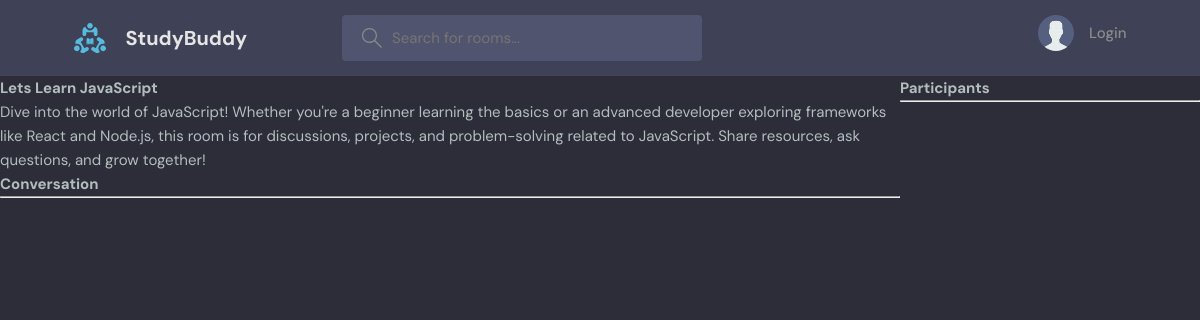
The page /room/1/ on the database its author committed.
### base/models.py (models this page shows, shortened)
class Room(models.Model):
    host=models.ForeignKey(User,on_delete=models.SET_NULL,null=True)
    topic=models.ForeignKey(Topic,on_delete=models.SET_NULL,null=True)
    name=models.CharField(max_length=200)
    description=models.TextField(null=True,blank=True)
    participants=models.ManyToManyField(User,related_name='participants',blank=True)
    updated=models.DateTimeField(auto_now=True)
    created=models.DateTimeField(auto_now_add=True)
    class Meta:
        ordering=['-updated','-created']

### base/views.py (the view, shortened to what this page needs)
# urls.py: path('room/<int:pk>/',views.room,name='room'),
def room(request,pk):
    room=Room.objects.get(id=pk) # get the room having id=pk
    room_messages=room.message_set.all().order_by('-created')
    participants=room.participants.all() # to get all the participants
    print(room_messages)
    context = {'room': room, 'room_messages': room_messages,'participants':participants}
    return render(request,'base/room.html',context)

### base/templates/base/room.html (shortened to what this page needs)
{% extends 'main.html'%}
{% block content %}
<div class="room-container">
    <div>
        <h1>{{room.name}}</h1>
        <p>{{room.description}}</p>
        <div class="comment-wrapper">
            <h3>Conversation</h3>
            <hr>
        </div>
    </div>
    <div>
        <h3>Participants</h3>
        <hr>
    </div>
</div>
{% endblock %}

### static/styles/main.css (style rules this page uses)
:root { --color-main: #71c6dd; --color-main-light: #e1f6fb; --color-dark: #3f4156; --color-dark-medium: #51546e; --color-dark-light: #696d97; --color-light: #e5e5e5; --color-gray: #8b8b8b; --color-light-gray: #b2bdbd; --color-bg: #2d2d39; --color-success: #5dd693; --color-error: #fc4b0b; }
* { font-family: "DM Sans", -apple-system, BlinkMacSystemFont, "Segoe UI", Roboto, Oxygen, Ubuntu, Cantarell, "Open Sans", "Helvetica Neue", sans-serif; margin: 0; padding: 0; box-sizing: border-box; text-rendering: optimizeLegibility; font-size: inherit; }
html { font-size: 56.25%; }
@media only screen and (min-width: 1200px) { html { font-size: 62.5%; } }
body { line-height: 1.6; font-weight: 400; font-size: 1.5rem; color: var(--color-light-gray); background-color: var(--color-bg); min-height: 100vh; }

### base/templates/base/room.html (style rules this page uses)
.room-container { display: grid; grid-template-columns: 3fr 1fr; }

### rows shown on the page
Room: name "Lets Learn JavaScript", description "Dive into the world of JavaScript! Whether you're a beginner learning the basics or an advanced developer exploring frameworks like React and Node.js, this room is for discussions, projects, and problem-solving related to JavaScript. Share resources, ask questions, and grow together!"
